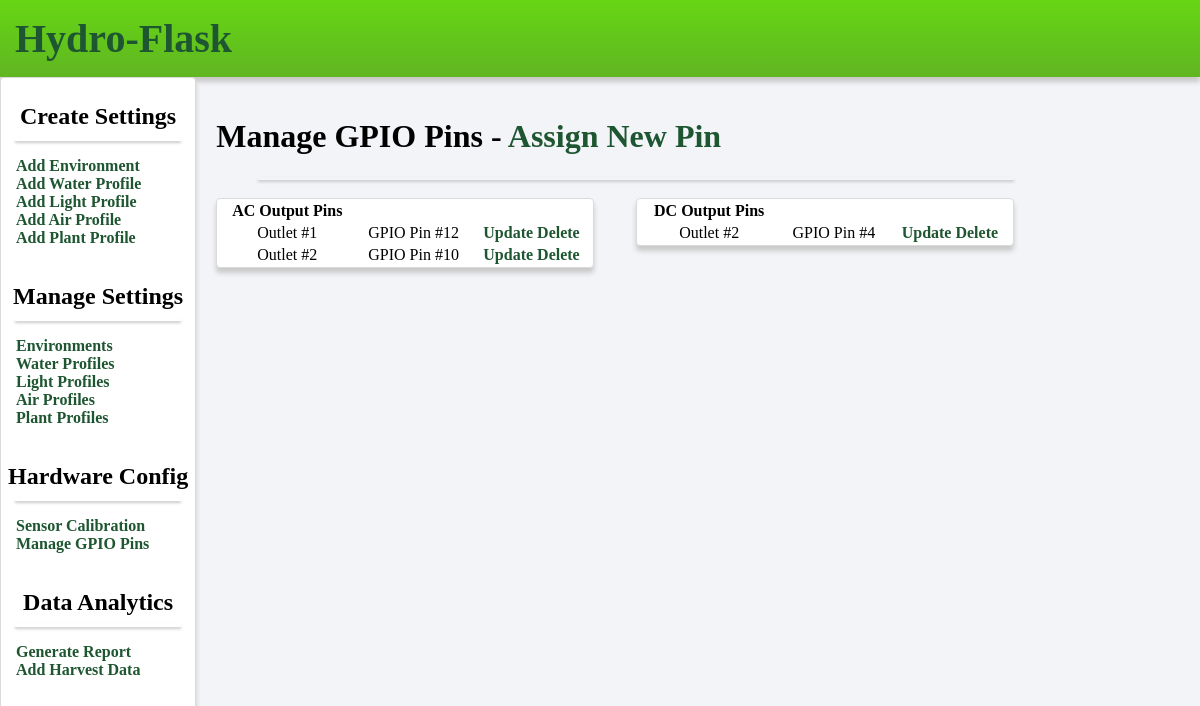
The page /pins on the database its author committed.
### models.py (models this page shows)
class Pin(db.Model):
    id = db.Column(db.Integer, primary_key=True)
    num = db.Column(db.Integer)
    output = db.Column(db.Integer, default=0)
    gpio_pin = db.Column(db.Integer, nullable=False)

### views.py (the view)
@app.route('/pins')
def list_pins():
    ac_pins = Pin.query.filter_by(output = 1)
    dc_pins = Pin.query.filter_by(output = 2)
    return render_template('index_pins.html', ac_pins=ac_pins, dc_pins=dc_pins)

### templates/index_pins.html (shortened to what this page needs)
{% extends 'layout.html' %}
{% block body %}
<div class="content">
    <h1>Manage GPIO Pins - <a href = "/add_pin">Assign New Pin</a></h1>
    <hr class="line">
    <table class="pin" width="45%" style="float:left;">
        <tr>
            <th>
                AC Output Pins
            </th>
        </tr>
        {% for ac_pin in ac_pins %}
        <tr>
            <td>
                Outlet #{{ ac_pin.num }}
            </td>
            <td>
                GPIO Pin #{{ ac_pin.gpio_pin }}
            </td>
            <td>
                <a href ="/update_pin/{{ac_pin.id}}">Update</a>
                <a href ="/delete_pin/{{ac_pin.id}}">Delete</a>
            </td>
        </tr>
        {% endfor %}
    </table>
    <table class="pin" width="45%" style="margin-left:5%;float:left;">
        <tr>
            <th>
                DC Output Pins
            </th>
        </tr>
        {% for dc_pin in dc_pins %}
        <tr>
            <td>
                Outlet #{{ dc_pin.num }}
            </td>
            <td>
                GPIO Pin #{{ dc_pin.gpio_pin }}
            </td>
            <td>
                <a href ="/update_pin/{{dc_pin.id}}">Update</a>
                <a href ="/delete_pin/{{dc_pin.id}}">Delete</a>
            </td>
        </tr>
        {% endfor %}
    </table>
    </div>
{% endblock %}

### static/css/main.css (style rules this page uses)
body { background-color: #f3f4f8; margin: 0; }
a { text-decoration: none; color: #1E5631; font-weight: bold; }
.content { width: 70%; margin: 20px; float:left; }
.water, .plant, .light, .air, .pin { background-color: #fff; text-align: center; box-shadow: 0px 5px 5px #c9c9c9; border:1px solid #dadada; border-radius: 4px; height: max-content; margin-top:10px; }
.line { height: 3px; border: none; box-shadow: 0px 2px 3px #c9c9c9; width: 90%; }

### rows shown on the page
Pin: num "1", gpio_pin "12"
Pin: num "2", gpio_pin "10"
Pin: num "2", gpio_pin "4"
